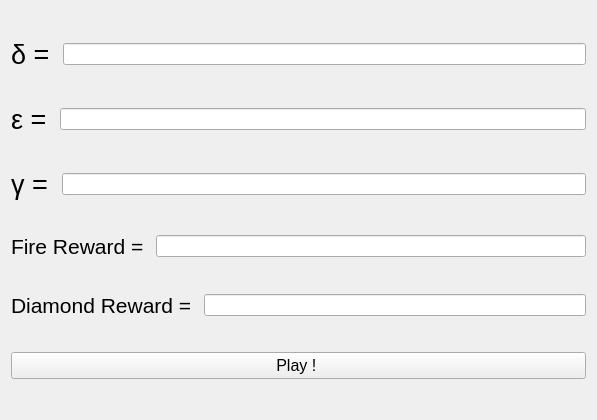
<?xml version="1.0" encoding="UTF-8"?>
<ui version="4.0">
 <class>Form</class>
 <widget class="QWidget" name="Form">
  <property name="geometry">
   <rect>
    <x>0</x>
    <y>0</y>
    <width>597</width>
    <height>420</height>
   </rect>
  </property>
  <property name="windowTitle">
   <string>Form</string>
  </property>
  <layout class="QVBoxLayout" name="verticalLayout">
   <item>
    <layout class="QHBoxLayout" name="horizontalLayout">
     <item>
      <widget class="QLabel" name="label">
       <property name="font">
        <font>
         <pointsize>20</pointsize>
        </font>
       </property>
       <property name="text">
        <string>δ = </string>
       </property>
      </widget>
     </item>
     <item>
      <widget class="QLineEdit" name="delta"/>
     </item>
    </layout>
   </item>
   <item>
    <layout class="QHBoxLayout" name="horizontalLayout_2">
     <item>
      <widget class="QLabel" name="label_2">
       <property name="font">
        <font>
         <pointsize>20</pointsize>
        </font>
       </property>
       <property name="text">
        <string>ε = </string>
       </property>
      </widget>
     </item>
     <item>
      <widget class="QLineEdit" name="epsilon"/>
     </item>
    </layout>
   </item>
   <item>
    <layout class="QHBoxLayout" name="horizontalLayout_3">
     <item>
      <widget class="QLabel" name="label_3">
       <property name="font">
        <font>
         <pointsize>20</pointsize>
        </font>
       </property>
       <property name="text">
        <string>γ = </string>
       </property>
      </widget>
     </item>
     <item>
      <widget class="QLineEdit" name="gamma"/>
     </item>
    </layout>
   </item>
   <item>
    <layout class="QHBoxLayout" name="horizontalLayout_4">
     <item>
      <widget class="QLabel" name="label_4">
       <property name="font">
        <font>
         <pointsize>16</pointsize>
        </font>
       </property>
       <property name="text">
        <string>Fire Reward = </string>
       </property>
      </widget>
     </item>
     <item>
      <widget class="QLineEdit" name="fire"/>
     </item>
    </layout>
   </item>
   <item>
    <layout class="QHBoxLayout" name="horizontalLayout_5">
     <item>
      <widget class="QLabel" name="label_5">
       <property name="font">
        <font>
         <pointsize>16</pointsize>
        </font>
       </property>
       <property name="text">
        <string>Diamond Reward = </string>
       </property>
      </widget>
     </item>
     <item>
      <widget class="QLineEdit" name="diamond"/>
     </item>
    </layout>
   </item>
   <item>
    <widget class="QPushButton" name="Play">
     <property name="font">
      <font>
       <pointsize>12</pointsize>
      </font>
     </property>
     <property name="text">
      <string>Play ! </string>
     </property>
    </widget>
   </item>
  </layout>
 </widget>
 <resources/>
 <connections/>
</ui>
